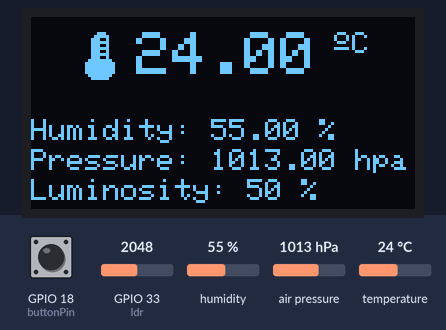
Recording of a sketch running on a simulated ESP32. On the bench: 128×64 one-colour display. The test bench sets the inputs (shaded band); at power-on: GPIO 18 (buttonPin) LOW, humidity 55 %, GPIO 33 (ldr) = 2048, air pressure 1013 hPa, temperature 24 °C. What the sketch prints to the serial monitor is not drawn.

Above: at 2.2 s.
2.3 s: GPIO 18 (buttonPin) pulled HIGH for 3.2 s
At 5.8 s:
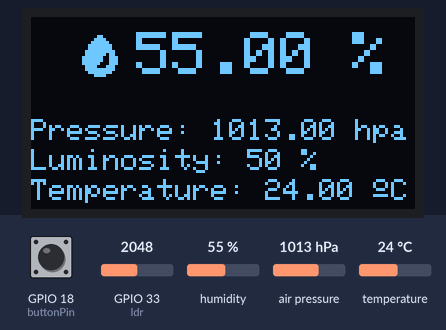
7.0 s: GPIO 18 (buttonPin) pulled HIGH for 3.2 s
At 9.5 s:
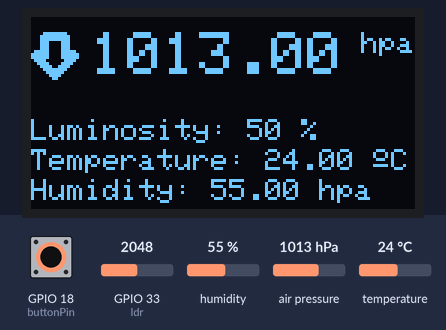
11.7 s: humidity set to 22 %
At 12.9 s:
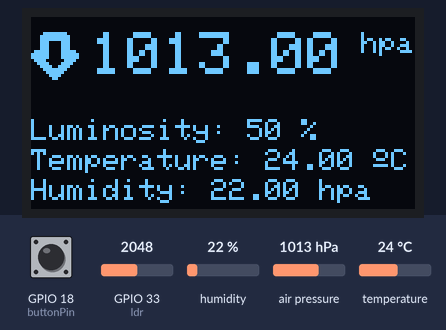
13.9 s: GPIO 18 (buttonPin) pulled HIGH for 3.2 s
At 16.7 s:
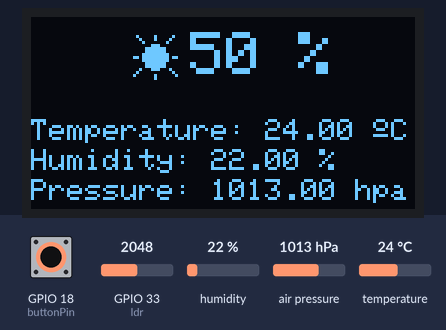
18.6 s: GPIO 33 (ldr) set to 2866
At 20.1 s:
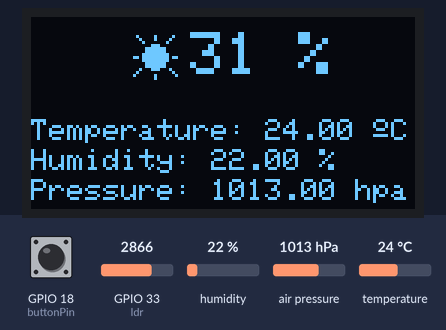
20.6 s: air pressure set to 952 hPa
At 22.4 s:
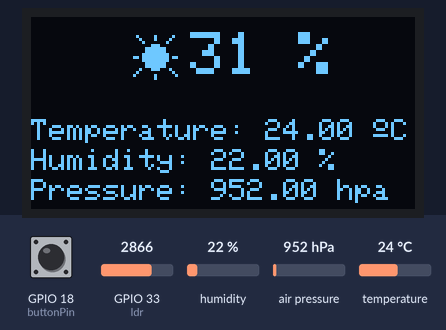
Timing chart, 0 to 23.9 s (numbered marks = the images above; inputs shaded):
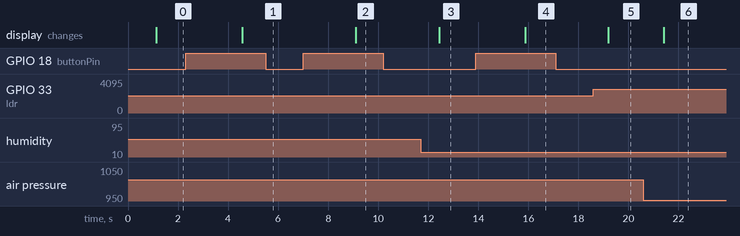

The sketch:

WeatherStation_LDR_MenuPages.ino
```cpp
/***************************************************************************
This Program Takes in Analog values from LDR and converts them to a value 0-100% and displays it on OLED
 ***************************************************************************/

#include <Arduino.h>
#include <Wire.h>
#include <Adafruit_GFX.h>
#include <Adafruit_SSD1306.h>
#include <Adafruit_Sensor.h>
#include <Adafruit_AHTX0.h>
#include <Adafruit_BMP280.h>


/***************************************************************************
OLED
 ***************************************************************************/

#define SCREEN_WIDTH 128 // OLED display width, in pixels
#define SCREEN_HEIGHT 64 // OLED display height, in pixels
#define OLED_RESET     -1 // Reset pin # (or -1 if sharing Arduino reset pin)
#define SCREEN_ADDRESS 0x3C ///< See datasheet for Address; 0x3D for 128x64, 0x3C for 128x32
Adafruit_SSD1306 display(SCREEN_WIDTH, SCREEN_HEIGHT, &Wire, OLED_RESET);// Declaration for an SSD1306 display connected to I2C (SDA, SCL pins)

/***************************************************************************
BMP280 Sensor
 ***************************************************************************/

Adafruit_BMP280 bmp; // I2C address is 0x76 or 0x77
float TempCalibrated; // Variable declared to Calibrate the Sensor Readings

/***************************************************************************
AHT20 Sensor
 ***************************************************************************/
Adafruit_AHTX0 aht;


/***************************************************************************
LDR
 ***************************************************************************/
#define ldr  33


/***************************************************************************
Button and Debounce
 ***************************************************************************/
#define buttonPin  18

int buttonState;              // current reading from the input pin
int lastButtonState = LOW;    // previous reading from the input pin
unsigned long lastDebounceTime = 0;  // the last time the output pin was toggled
unsigned long debounceDelay = 50;    // the debounce time; increase if the output flickers

/***************************************************************************
Screen Menus
 ***************************************************************************/
int displayScreenNum = 0;
int displayScreenNumMax = 3;
unsigned long lastTimer = 0;
unsigned long timerDelay = 15000;
/***************************************************************************
Symbols
 ***************************************************************************/
unsigned char temperature_icon[] ={
  0b00000001, 0b11000000, //        ###
  0b00000011, 0b11100000, //       #####
  0b00000111, 0b00100000, //      ###  #
  0b00000111, 0b11100000, //      ######
  0b00000111, 0b00100000, //      ###  #
  0b00000111, 0b11100000, //      ######
  0b00000111, 0b00100000, //      ###  #
  0b00000111, 0b11100000, //      ######
  0b00000111, 0b00100000, //      ###  #
  0b00001111, 0b11110000, //     ########
  0b00011111, 0b11111000, //    ##########
  0b00011111, 0b11111000, //    ##########
  0b00011111, 0b11111000, //    ##########
  0b00011111, 0b11111000, //    ##########
  0b00001111, 0b11110000, //     ########
  0b00000111, 0b11100000, //      ######
};

unsigned char humidity_icon[] ={
  0b00000000, 0b00000000, //
  0b00000001, 0b10000000, //        ##
  0b00000011, 0b11000000, //       ####
  0b00000111, 0b11100000, //      ######
  0b00001111, 0b11110000, //     ########
  0b00001111, 0b11110000, //     ########
  0b00011111, 0b11111000, //    ##########
  0b00011111, 0b11011000, //    ####### ##
  0b00111111, 0b10011100, //   #######  ###
  0b00111111, 0b10011100, //   #######  ###
  0b00111111, 0b00011100, //   ######   ###
  0b00011110, 0b00111000, //    ####   ###
  0b00011111, 0b11111000, //    ##########
  0b00001111, 0b11110000, //     ########
  0b00000011, 0b11000000, //       ####
  0b00000000, 0b00000000, //
};

unsigned char arrow_down_icon[] ={
  0b00001111, 0b11110000, //     ########
  0b00011111, 0b11111000, //    ##########
  0b00011111, 0b11111000, //    ##########
  0b00011100, 0b00111000, //    ###    ###
  0b00011100, 0b00111000, //    ###    ###
  0b00011100, 0b00111000, //    ###    ###
  0b01111100, 0b00111110, //  #####    #####
  0b11111100, 0b00111111, // ######    ######
  0b11111100, 0b00111111, // ######    ######
  0b01111000, 0b00011110, //  ####      ####
  0b00111100, 0b00111100, //   ####    ####
  0b00011110, 0b01111000, //    ####  ####
  0b00001111, 0b11110000, //     ########
  0b00000111, 0b11100000, //      ######
  0b00000011, 0b11000000, //       ####
  0b00000001, 0b10000000, //        ##
};

unsigned char sun_icon[] ={
  0b00000000, 0b00000000, //        Icon for Sun
  0b00100000, 0b10000010, //   #     #     #
  0b00010000, 0b10000100, //    #    #    #
  0b00001000, 0b00001000, //     #       #
  0b00000001, 0b11000000, //        ###
  0b00000111, 0b11110000, //      #######
  0b00000111, 0b11110000, //      #######
  0b00001111, 0b11111000, //     #########
  0b01101111, 0b11111011, //  ## ######### ##
  0b00001111, 0b11111000, //     #########
  0b00000111, 0b11110000, //      #######
  0b00000111, 0b11110000, //      #######
  0b00010001, 0b11000100, //    #   ###   #
  0b00100000, 0b00000010, //   #           #
  0b01000000, 0b10000001, //  #      #      #
  0b00000000, 0b10000000, //         #
};

/***************************************************************************
Screen menu Functions
 ***************************************************************************/
// SCREEN NUMBER 0: TEMPERATURE
void displayTemperature(){
  sensors_event_t humidity, temp; //Get Data from AHT20
  aht.getEvent(&humidity, &temp);// populate temp and humidity objects with fresh data

  display.clearDisplay();
  display.setTextSize(2);
  display.drawBitmap(15, 5, temperature_icon, 16, 16 ,1);
  display.setCursor(35, 5);
  float temperature = bmp.readTemperature();
  display.print(temperature);
  display.cp437(true);
  display.setTextSize(1);
  display.print(" ");
  display.write(167);
  display.print("C");
  display.setCursor(0, 34);
  display.setTextSize(1);
  display.print("Humidity: ");
  display.print(humidity.relative_humidity);
  display.print(" %");
  display.setCursor(0, 44);
  display.setTextSize(1);
  display.print("Pressure: ");
  display.print(bmp.readPressure()/100.0F);
  display.print(" hpa");
  display.setCursor(0, 54);
  display.setTextSize(1);
  int ldrReading = map(analogRead(ldr), 0, 4095, 100, 0);
  display.print("Luminosity: ");
  display.print(ldrReading);
  display.print(" %");
  //displayIndicator(displayScreenNum);
  display.display();

}

// SCREEN NUMBER 1: HUMIDITY
void displayHumidity(){
  sensors_event_t humidity, temp; //Get Data from AHT20
  aht.getEvent(&humidity, &temp);// populate temp and humidity objects with fresh data

  display.clearDisplay();
  display.setTextSize(2);
  display.drawBitmap(15, 5, humidity_icon, 16, 16 ,1);
  display.setCursor(35, 5);
  //float humidity = humidity.relative_humidity;
  display.print(humidity.relative_humidity);
  display.print(" %");

  display.setCursor(0, 34);
  display.setTextSize(1);
  display.print("Pressure: ");
  display.print(bmp.readPressure()/100.0F);
  display.print(" hpa");

  display.setCursor(0, 44);
  display.setTextSize(1);
  int ldrReading = map(analogRead(ldr), 0, 4095, 100, 0);
  display.print("Luminosity: ");
  display.print(ldrReading);
  display.print(" %");

  display.setCursor(0, 54);
  display.setTextSize(1);
  display.print("Temperature: ");
  display.print(bmp.readTemperature());
  display.cp437(true);
  display.print(" ");
  display.write(167);
  display.print("C");
  //displayIndicator(displayScreenNum);
  display.display();

}

// SCREEN NUMBER 2: PRESSURE
void displayPressure(){
  sensors_event_t humidity, temp; //Get Data from AHT20
  aht.getEvent(&humidity, &temp);// populate temp and humidity objects with fresh data


  display.clearDisplay();
  display.setTextSize(2);
  display.drawBitmap(0, 5, arrow_down_icon, 16, 16 ,1);
  display.setCursor(20, 5);
  display.print(bmp.readPressure()/100.0F);
  display.setTextSize(1);
  display.print(" hpa");

  display.setCursor(0, 34);
  display.setTextSize(1);
  int ldrReading = map(analogRead(ldr), 0, 4095, 100, 0);
  display.print("Luminosity: ");
  display.print(ldrReading);
  display.print(" %");

  display.setCursor(0, 44);
  display.setTextSize(1);
  display.print("Temperature: ");
  display.print(bmp.readTemperature());
  display.cp437(true);
  display.print(" ");
  display.write(167);
  display.print("C");

  display.setCursor(0, 54);
  display.setTextSize(1);
  display.print("Humidity: ");
  display.print(humidity.relative_humidity);
  display.print(" hpa");
  //displayIndicator(displayScreenNum);
  display.display();

}

// SCREEN NUMBER 3: LUMINOSITY
void displayLDR(){
  sensors_event_t humidity, temp; //Get Data from AHT20
  aht.getEvent(&humidity, &temp);// populate temp and humidity objects with fresh data


  display.clearDisplay();
  display.setTextSize(2);
  display.drawBitmap(33, 5, sun_icon, 16, 16 ,1);
  display.setCursor(53, 5);
  int ldrReading = map(analogRead(ldr), 0, 4095, 100, 0);
  display.print(ldrReading);
  display.print(" %");
  display.setTextSize(1);

  display.setCursor(0, 34);
  display.print("Temperature: ");
  display.print(bmp.readTemperature());
  display.print(" ");
  display.cp437(true);
  display.write(167);
  display.print("C");

  display.setCursor(0, 44);
  display.setTextSize(1);
  display.print("Humidity: ");
  display.print(humidity.relative_humidity);
  display.print(" %");
  display.setCursor(0, 44);
  //displayIndicator(displayScreenNum);


  display.setCursor(0, 54);
  display.setTextSize(1);
  display.print("Pressure: ");
  display.print(bmp.readPressure()/100.0F);
  display.print(" hpa");

  display.display();
}

// Display the right screen accordingly to the displayScreenNum
void updateScreen() {

  if (displayScreenNum == 0) {
    displayTemperature();
  }
  else if (displayScreenNum ==1){
    displayHumidity();
  }
  else if (displayScreenNum==2){
    displayPressure();
  }
  else {
    displayLDR();
  }
}

void setup() {

/***************************************************************************
Serial Setup
 ***************************************************************************/
  Serial.begin(9600);
  while ( !Serial ) delay(100);   // wait for native usb

   // Initialize the pushbutton pin as an input
  pinMode(buttonPin, INPUT);

 /***************************************************************************
OLED Setup
 ***************************************************************************/
 // SSD1306_SWITCHCAPVCC = generate display voltage from 3.3V internally
  if(!display.begin(SSD1306_SWITCHCAPVCC, SCREEN_ADDRESS)) {
    Serial.println(F("SSD1306 allocation failed"));
    for(;;); // Don't proceed, loop forever
  }
  display.setTextColor(WHITE);
  delay(1000); // Pause for 1 Sec

/***************************************************************************
AHT20 Setup
 ***************************************************************************/
    if (! aht.begin()) {
    Serial.println("Could not find AHT? Check wiring");
      // display.clearDisplay();// Clear the buffer.
      // display.setCursor(0, 0);
      // display.setTextSize(1);
      // display.print("Could not find AHT? Check wiring");
      // display.display(); //Sends Output to Display
    while (1) delay(10);
  }
  Serial.println("AHT10 or AHT20 found");
      // display.clearDisplay();// Clear the buffer.
      // display.setCursor(0, 0);
      // display.setTextSize(1);
      // display.print("AHT10 or AHT20 found");
      // display.display(); //Sends Output to Display
      // delay(2000); // Pause for 1 Sec


 /***************************************************************************
 Start BMP280
 ***************************************************************************/
unsigned status;
  status = bmp.begin(0x77); //status = bmp.begin(BMP280_ADDRESS_ALT, BMP280_CHIPID);
  if (!status) {
    Serial.println(F("Could not find a valid BMP280 sensor, check wiring or "
                      "try a different address!"));
    Serial.print("SensorID was: 0x"); Serial.println(bmp.sensorID(),16);
    Serial.print("        ID of 0xFF probably means a bad address, a BMP 180 or BMP 085\n");
    Serial.print("   ID of 0x56-0x58 represents a BMP 280,\n");
    Serial.print("        ID of 0x60 represents a BME 280.\n");
    Serial.print("        ID of 0x61 represents a BME 680.\n");
          // display.clearDisplay();// Clear the buffer.
          // display.setTextSize(1);
          // display.setCursor(0, 20);
          // display.print("Could not find a valid BMP280 sensor");
          // display.setCursor(0, 40);
          // display.print("SensorID was: 0x");
          // display.setCursor(97, 40);
          // display.print(bmp.sensorID(),16);
          // display.display(); //Sends Output to Display

    while (1) delay(10);
  }
  Serial.println("BMP280 found");
      // display.setCursor(0, 20);
      // display.setTextSize(1);
      // display.print("BMP280 found");
      // display.display(); //Sends Output to Display
      // delay(2000); // Pause for 1 Sec

  /* Default settings from datasheet. */
  bmp.setSampling(Adafruit_BMP280::MODE_NORMAL,     /* Operating Mode. */
                  Adafruit_BMP280::SAMPLING_X2,     /* Temp. oversampling */
                  Adafruit_BMP280::SAMPLING_X16,    /* Pressure oversampling */
                  Adafruit_BMP280::FILTER_X16,      /* Filtering. */
                  Adafruit_BMP280::STANDBY_MS_500); /* Standby time. */


}

void loop() {

 // read the state of the switch into a local variable
  int reading = digitalRead(buttonPin);


// Change screen when the pushbutton is pressed
  if (reading != lastButtonState) {
    lastDebounceTime = millis();
  }

  if ((millis() - lastDebounceTime) > debounceDelay) {
    if (reading != buttonState) {
      buttonState = reading;
      if (buttonState == HIGH) {
        updateScreen();
        Serial.println(displayScreenNum);
        if(displayScreenNum < displayScreenNumMax) {
          displayScreenNum++;
        }
        else {
          displayScreenNum = 0;
        }
        lastTimer = millis();
      }
    }
  }
  lastButtonState = reading;

updateScreen();
delay(1000); // Pause for 1 Sec
}
```

Measured:
- after the input at 2.3 s, the display: changes after 2.3 s (image 1)
- after the input at 7.0 s, the display: changes after 2.1 s (image 2)
- after the input at 11.7 s, the display: changes after 0.74 s (image 3)
- after the input at 13.9 s, the display: changes after 2.0 s (image 4)
- after the input at 18.6 s, the display: changes after 0.59 s (image 5)
- after the input at 20.6 s, the display: changes after 0.81 s (image 6)
